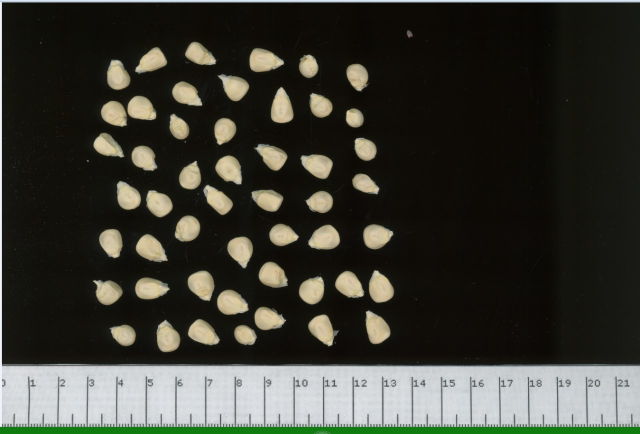
#> input picture geno1.jpeg, 1280 x 867 px (shown at 1/2 size)
$ jupyter execute maiz.ipynb
#> lines starting #> are read from the running program, lines starting #| are printed output that depends on the picture; after the words box and inside, x2 and y2 are one past the last pixel; in counts of white or black regions, pixels touching at a corner belong together
[cell 1]
import cv2
import pandas as pd # for working with dataframes
from os import listdir # for retrieving files from directory
from os.path import isfile, join # for retrieving files from directory
from pathlib import Path # for retrieving files from directory
import networkx as nx # for making graphs
import numpy as np # for arrays
import matplotlib.pyplot as plt # for plotting
import matplotlib.image as mpimg # for images
from scipy.interpolate import interp1d # for interpolating points
from scipy.spatial import procrustes # for Procrustes analysis
from sklearn.decomposition import PCA # for principal component analysis
import seaborn as sns # for plotting in seaborn
import math # for math
from scipy.stats import zscore # for zscore

def angle_between(p1, p2, p3):
    """
    define a function to find the angle between 3 points anti-clockwise in degrees, p2 being the vertex
    inputs: three angle points, as tuples
    output: angle in degrees
    """
    x1, y1 = p1
    x2, y2 = p2
    x3, y3 = p3
    deg1 = (360 + math.degrees(math.atan2(x1 - x2, y1 - y2))) % 360
    deg2 = (360 + math.degrees(math.atan2(x3 - x2, y3 - y2))) % 360
    return deg2 - deg1 if deg1 <= deg2 else 360 - (deg1 - deg2)

def detect_pointy_tips(contour, window):
    """
    define a function to calculate how pointy each point in a contour is
    inputs: the contour and the window to define neighbors
    outputs: the angles of each contour point
    """
    pointy_tips = []
    for i in range(len(contour)):
        # Get the current point and its neighbors, defined by window
        p2 = contour[i]
        p3 = contour[(i + window) % len(contour)]
        p1 = contour[(i - window) % len(contour)]

        # Calculate the angle between the two vectors formed by the neighbors
        angle = angle_between(p1, p2, p3)

        # save current angle
        pointy_tips.append(angle)

    return pointy_tips

# [13 lines left out: function rotate_points, not called in this run]

def interpolation(x, y, number):
    """
    define a function to return equally spaced, interpolated points for a given polyline
    inputs: arrays of x and y values for a polyline, number of points to interpolate
    ouputs: interpolated points along the polyline, inclusive of start and end points
    """
    distance = np.cumsum(np.sqrt( np.ediff1d(x, to_begin=0)**2 + np.ediff1d(y, to_begin=0)**2 ))
    distance = distance/distance[-1]

    fx, fy = interp1d( distance, x ), interp1d( distance, y )

    alpha = np.linspace(0, 1, number)
    x_regular, y_regular = fx(alpha), fy(alpha)

    return x_regular, y_regular

def euclid_dist(x1, y1, x2, y2):
    """
    define a function to return the euclidean distance between two points
    inputs: x and y values of the two points
    output: the eulidean distance
    """
    return np.sqrt((x2-x1)**2 + (y2-y1)**2)

def poly_area(x,y):
    """
    define a function to calculate the area of a polygon using the shoelace algorithm
    inputs: separate numpy arrays of x and y coordinate values
    outputs: the area of the polygon
    """
    return 0.5*np.abs(np.dot(x,np.roll(y,1))-np.dot(y,np.roll(x,1)))

# [34 lines left out: function gpa_mean, not called in this run]

def foo(a, start, stop):
    # fn to convert start stop to a wrapped range
    if stop<=start:
        stop += len(a)
    return np.arange(start, stop)%len(a)

## Load in image
Note the setting of the grayscale threshold level. It had to be lowered for the darker kernel example. We should probably investigate color or more sophisticated thresholding

[cell 2]
# Set threshold
thresh = 50

# Load image and find contours
image = cv2.imread('geno1.jpeg')
#> image is the input picture: shape (867, 1280, 3); mean B, G, R 52.1, 60, 59.7
plt.imshow(image)

gray = cv2.cvtColor(image, cv2.COLOR_BGR2GRAY)
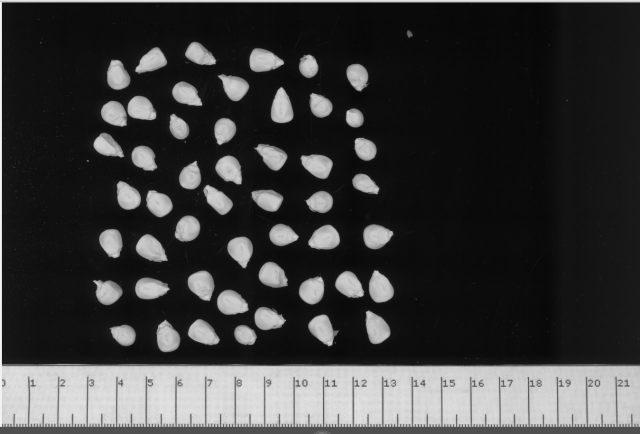
#> gray: shape (867, 1280) (shown at 1/2 size); min 5, max 250, mean 59.1
thresh = cv2.threshold(gray, thresh, 255, cv2.THRESH_BINARY)[1]
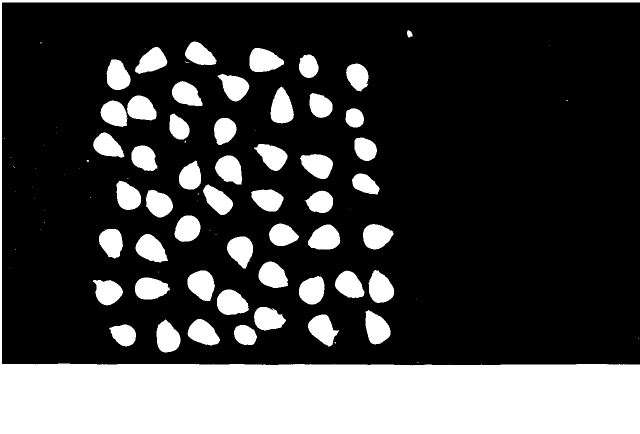
#> thresh: shape (867, 1280) (shown at 1/2 size); 26.2% white; 93 white regions (41 under 20 px)
contours, _ = cv2.findContours(thresh, cv2.RETR_EXTERNAL, cv2.CHAIN_APPROX_SIMPLE)
#> contours = 93 contours, 41 with area under 20; largest, box (x1, y1, x2, y2) and area: (0, 0, 1280, 867) 182788, (375, 541, 430, 602) 2360, (434, 579, 498, 630) 2354, (271, 468, 336, 525) 2345, (499, 96, 568, 144) 2344

Visualize the thresholding.

[cell 3]
plt.imshow(thresh)

## Filter thresholded contours by area
Filter our contours below/above certain area, or below 3 vertices

[cell 4]
min_area = 500
max_area = 3000

conts = []
all_areas = []
filtered_areas = []

for i in range(len(contours)):
    if np.shape(contours[i])[0] > 3:
        con = np.reshape(contours[i], (np.shape(contours[i])[0], 2))
        all_areas.append(poly_area(con[:,0], con[:,1]))

    else:
        continue

    if (poly_area(con[:,0], con[:,1])<max_area) & (poly_area(con[:,0], con[:,1])>min_area):
        conts.append(con)
        filtered_areas.append(poly_area(con[:,0], con[:,1]))
#> this loop made 93 passes
#> con on passes 43, 76, 90: [[396, 387], [395, 388], [397, 388], [397, 387]], [[1133, 200], [1133, 201], [1134, 201], [1135, 200]], [[81, 84], [81, 86], [82, 86], [82, 84]]
#> after the loop, all_areas = 60 values, max 182788.5 at index 59, min 0 at index 30, mean 4717.8; conts = 50 items; filtered_areas = 50 values, max 2360.5 at index 12, min 1075 at index 37, mean 2003.3

[cell 5]
plt.imshow(gray)

for i in range(len(conts)):
    plt.fill(conts[i][:,0],conts[i][:,1])
#> this loop made 50 passes
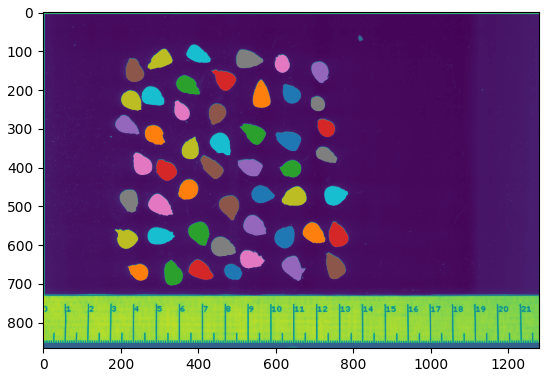
#> figure drawn by matplotlib, 1 panel

## Interpolate pseudo-landmarks and measure angles/distances to centroids
-  Set resolution of interpolation
-  Add the first point to the last position of the contour, to close the contour
-  Interpolate
-  Remove last interpolated point (due to overlap)
-  For each point, calculate angle as defined by window, convert to z score
-  For each point, calcualte Euclidean distance to centroid, convert to z score
-  Save results as 4 dimensional array: x coordinate, y coordinate, angle z score, distance z score

[cell 6]
res = 200 # how many points to interpolate
win = 60 # window size for detecting angles

z_arr = np.zeros( (len(conts), res-1, 4))
#> z_arr: shape (50, 199, 4) float64; every value is 0

for i in range(len(conts)): # for each contour

    # select current contour
    curr_cont = conts[i]

    # close the contour
    closed_arr = np.zeros((len(curr_cont)+1,2))
    closed_arr[:-1] = curr_cont
    closed_arr[-1] = curr_cont[0]

    # calculate interpolated contour
    interp = np.column_stack(interpolation(closed_arr[:,0], closed_arr[:,1], res))

    # remove last point of interpolation
    interp = interp[:-1]

    # find angles for each contour point
    angs = detect_pointy_tips(interp, win)
    ang_z = zscore(angs)

    # find distances to centroid
    cent = np.mean(interp, axis=0)

    dists = []
    for j in range(len(interp)):
        dists.append(euclid_dist(cent[0],cent[1], interp[j][0], interp[j][1]))
    dist_z = zscore(dists)

    # store contour, angles, dists
    z_arr[i] = np.column_stack((interp, ang_z, dist_z))
#> this loop made 50 passes
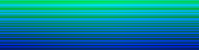
#> z_arr: shape (50, 199, 4) float64; mean of channels 0, 1, 2, 3 476.2, 399.6, 0, 0; drawn with min black and max white

Visualize angles around contours

[cell 7]
#plt.imshow(image, alpha=0.5)

for i in range(len(z_arr)):
    curr_ker = z_arr[i,:,:]

    sns.scatterplot(x=curr_ker[:,0], y=curr_ker[:,1], hue=curr_ker[:,2], s=1, legend=False, palette="inferno_r")
    plt.gca().set_aspect("equal")
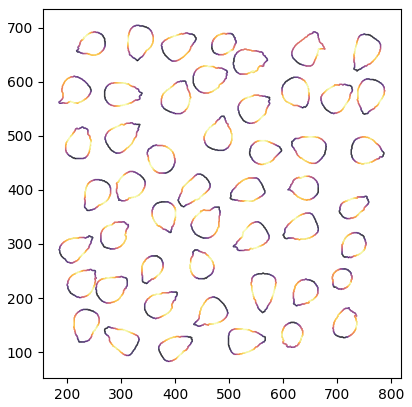
#> figure drawn by matplotlib, 1 panel

## Detect landmarks
- Smooth out angles for a given window size
- Smooth out distances for a given window size
- For smoothened angles as a function of pseudo-landmark, there will be two positive peaks (tip/base) and two negative peaks (the sides)
- Set a positive/negative threshold. Find intersections with each threshold. There should be 8 interesections (or, 4 crossings of the zero mark of the angular z score).
- If there are not 8 intersections detected, ignore the current kernel.
- Find the midpoint indices between each of the intersection points, which will be the landmarks (also 8)
- For the two positive angular z score peaks, these will be the tip/base. The tip is defined as having a higher value of (smoothened angle minus smoothened distance value), and the tip as having the lesser value
- Save the eight landmark indices in order: TIP, BORDER, SIDE, BORDER, BASE, BORDER, SIDE, BORDER

[cell 8]
thresh = 0.1 # threshold to call peaks
rwin = 10 # window for smoothing z scores

leaf_list = [] # processed leaves
landmarks = [] # indices of landmarks
smooth_ang_list = [] # list to store smoothened angles
smooth_dist_list = [] # list to store smoothened distances

for i in range(len(z_arr)): # for each kernel

    a = z_arr[i,:,2] # get current kernel angles
    smooth_ang = [] # calculate smoothened z scores angles
    for j in range(len(a)):
        rolled = np.roll(a, -j)
        roll_window = rolled[:rwin]
        smooth_ang.append(np.mean(roll_window))

    d = z_arr[i,:,3] # get current kernel distances
    smooth_dist = [] # calculate smoothened z scores distances
    for k in range(len(d)):
        rolled = np.roll(d, -k)
        roll_window = rolled[:rwin]
        smooth_dist.append(np.mean(roll_window))

    # Find intersection indices with thresholds
    positive_intersection = np.where(np.diff(np.sign(np.array(smooth_ang) - thresh)))[0]
    negative_intersection = np.where(np.diff(np.sign(np.array(smooth_ang) + thresh)))[0]
    inter = np.concatenate((negative_intersection, positive_intersection))
    inter.sort()

    # if 8 intersections are not detected, ignore
    if len(inter)!=8:
        continue

    # create an array of the indices
    ind_arr = np.arange(0,res-1)

    # find landmarks as midpoint values
    landmark_indices = []
    for l in range(8):
        indices = foo(ind_arr, inter[l%8], inter[(l+1)%8]+1)
        #index_list.append(inter[l%8])
        landmark_indices.append(indices[len(indices)//2])

    # find smooth_ang and smooth_dist values for indices
    smooth_ang_vals = [smooth_ang[i] for i in landmark_indices]
    smooth_dist_vals = [smooth_dist[i] for i in landmark_indices]

    # sort smooth_ang values (negative to positive)
    sorted_indices = np.argsort(smooth_ang_vals)

    # find the tip and base index (the index of landmark_indices that is the tip or base)
    if (smooth_ang_vals[sorted_indices[-1]]-smooth_dist_vals[sorted_indices[-1]]) > (smooth_ang_vals[sorted_indices[-2]]-smooth_dist_vals[sorted_indices[-2]]):
        tip_index = sorted_indices[-1]
        base_index = sorted_indices[-2]
    else:
        tip_index = sorted_indices[-2]
        base_index = sorted_indices[-1]

    # reindex landmarks starting at tip
    # TIP, BORDER, SIDE, BORDER, BASE, BORDER, SIDE, BORDER
    indices_from_tip = np.concatenate(  (landmark_indices[tip_index:],landmark_indices[:tip_index] ) )

    leaf_list.append(i)
    landmarks.append(indices_from_tip)
    smooth_ang_list.append(smooth_ang)
    smooth_dist_list.append(smooth_dist)

## Visualize placed landmarks

[cell 9]
pt_size=5

plt.figure(figsize=(10,10))
plt.imshow(image, alpha=0.5)

# [5 lines of commented-out code are left out]

for j in range(len(leaf_list)):

    curr_leaf = z_arr[leaf_list[j]]
    curr_landmarks = landmarks[j]

    tip_index = int(curr_landmarks[0])
    base_index = int(curr_landmarks[4])
    side_index1 = int(curr_landmarks[2])
    side_index2 = int(curr_landmarks[6])
    border_index1 = int(curr_landmarks[1])
    border_index2 = int(curr_landmarks[3])
    border_index3 = int(curr_landmarks[5])
    border_index4 = int(curr_landmarks[7])

    plt.scatter(curr_leaf[tip_index][0], curr_leaf[tip_index][1], c="magenta", s=pt_size*4)
    plt.scatter(curr_leaf[base_index][0], curr_leaf[base_index][1], c="yellow", s=pt_size*4)
    plt.scatter(curr_leaf[side_index1][0], curr_leaf[side_index1][1], c="dodgerblue", s=pt_size*2)
    plt.scatter(curr_leaf[side_index2][0], curr_leaf[side_index2][1], c="dodgerblue", s=pt_size*2)

    plt.scatter(curr_leaf[border_index1][0], curr_leaf[border_index1][1], c="k", s=pt_size/2)
    plt.scatter(curr_leaf[border_index2][0], curr_leaf[border_index2][1], c="k", s=pt_size/2)
    plt.scatter(curr_leaf[border_index3][0], curr_leaf[border_index3][1], c="k", s=pt_size/2)
    plt.scatter(curr_leaf[border_index4][0], curr_leaf[border_index4][1], c="k", s=pt_size/2)
#> this loop made 48 passes
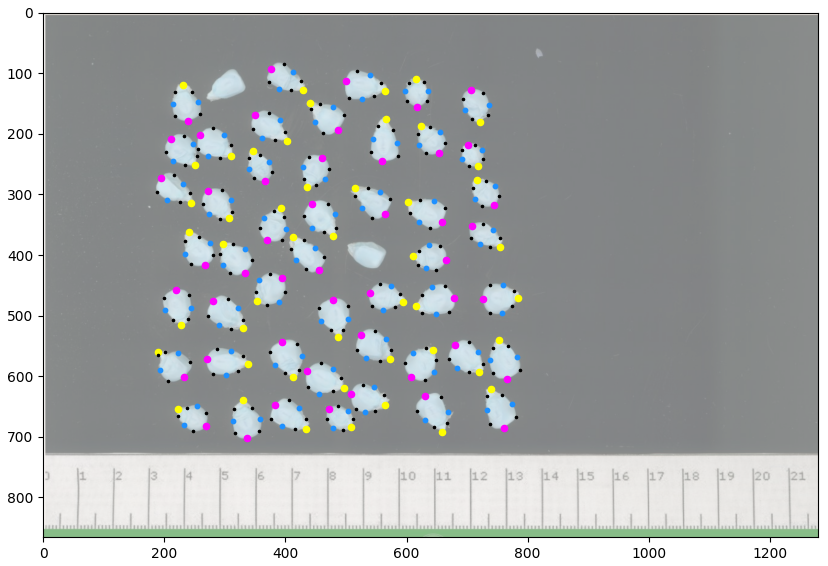
#> figure drawn by matplotlib, 1 panel; B, G, R data is drawn as R, G, B

## Visualize angular, angular-distance values
Evaluating angle and angle-distance across the contour might be a better way to orient and assign landmark positions

[cell 10]
for i in range(len(leaf_list)):

    new_ind = int(landmarks[i][0]) # new index to reindex data to, starting at tip

    coords = z_arr[leaf_list[i],:,:2] # get current leaf coordinates
    angs = smooth_ang_list[i] # get current leaf angles
    dists = smooth_dist_list[i] # get current leaf distances
    angs_dists = np.array(angs)-np.array(dists) # calculate angle-distance values
    x_vals = np.arange(0,len(angs),1) # indices for plotting
    new_lands = (landmarks[i]-new_ind) % len(angs) # landmarks reindexed with the tip at zero
    new_lands = new_lands.astype(int)

    new_angs = np.concatenate((angs[new_ind:],angs[:new_ind]))
    new_ang_dists = np.concatenate((angs_dists[new_ind:],angs_dists[:new_ind]))

    plt.plot(x_vals, new_angs, c="gray", alpha=0.1)
    plt.plot(x_vals, new_ang_dists, c="orange", alpha=0.1)

    # TIP, BORDER, SIDE, BORDER, BASE, BORDER, SIDE, BORDER
    plt.scatter(new_lands[0], new_angs[new_lands[0]], c="magenta")
    plt.scatter(new_lands[1], new_angs[new_lands[1]], c="k")
    plt.scatter(new_lands[2], new_angs[new_lands[2]], c="dodgerblue")
    plt.scatter(new_lands[3], new_angs[new_lands[3]], c="k")
    plt.scatter(new_lands[4], new_angs[new_lands[4]], c="gold")
    plt.scatter(new_lands[5], new_angs[new_lands[5]], c="k")
    plt.scatter(new_lands[6], new_angs[new_lands[6]], c="dodgerblue")
    plt.scatter(new_lands[7], new_angs[new_lands[7]], c="k")

    plt.hlines(thresh, 0, 200, "r")
    plt.hlines(-thresh, 0, 200, "r")
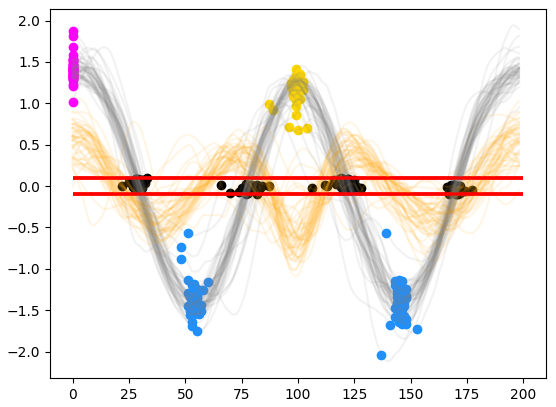
#> figure drawn by matplotlib, 1 panel; curve peaks at x = 4, y = 1.5; curve peaks at x = 10, y = 0.367; curve peaks at x = 0, y = 1.48

$ run again, with geno2.jpeg copied over geno1.jpeg
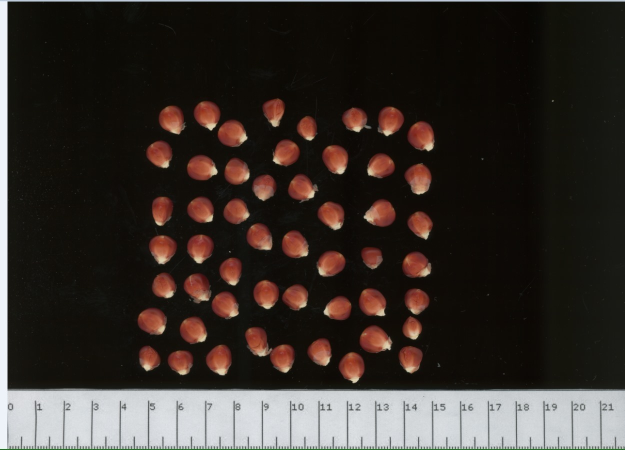
#> input picture geno2.jpeg, 1250 x 899 px (shown at 1/2 size)
#> image is the input picture: shape (899, 1250, 3); mean B, G, R 43.4, 48.4, 55.5
#> `thresh = cv2.threshold(gray, thresh, 255, cv2.THRESH_BINARY)[1]`:
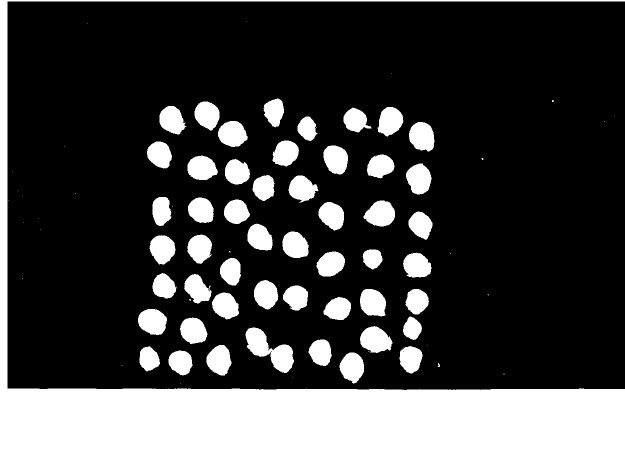
#> thresh: shape (899, 1250) (shown at 1/2 size); 23.9% white; 80 white regions (28 under 20 px)
#> contours = 80 contours, 29 with area under 20; largest, box (x1, y1, x2, y2) and area: (0, 0, 1250, 899) 163244, (491, 655, 588, 746) 3944, (720, 652, 785, 706) 2399, (727, 401, 790, 453) 2298, (818, 244, 869, 303) 2259
#> the loop `for i in range(len(contours)):` made 80 passes
#> con on pass 3: [[1007, 747], [1007, 748], [1008, 748], [1008, 747]]
#> after the loop `for i in range(len(contours)):`: all_areas = 57 values, max 163244.5 at index 56, min 1 at index 0, mean 4587.1; conts = 49 items; filtered_areas = 49 values, max 2399 at index 6, min 1137 at index 21, mean 1923.3
#> the loop `for i in range(len(conts)):` made 49 passes
#> the loop `for i in range(len(conts)):` made 49 passes
#> the loop `for i in range(len(z_arr)):` made 49 passes
#> the loop `for j in range(len(leaf_list)): ` made 41 passes
#> the loop `for i in range(len(leaf_list)): ` made 41 passes
#> `[cell 10] for i in range(len(leaf_list)):  new_ind = int(landmarks[i][..`:
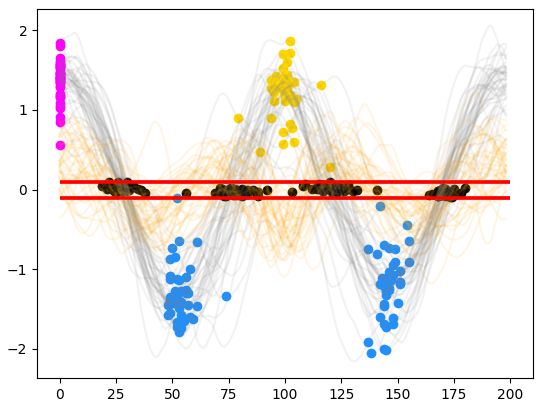
#> figure drawn by matplotlib, 1 panel; curve peaks at x = 2, y = 1.62; curve peaks at x = 27, y = 0.627; curve peaks at x = 8, y = 1.67
